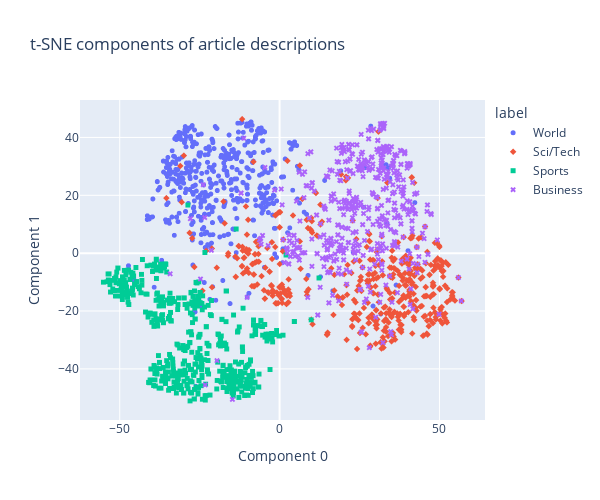

This figure's notebook cell:
### Markdown cell above
To get a sense of what our nearest neighbor recommender is doing, let's visualize the article embeddings. Although we can't plot the 2048 dimensions of each embedding vector, we can use techniques like [t-SNE](https://en.wikipedia.org/wiki/T-distributed_stochastic_neighbor_embedding) or [PCA](https://en.wikipedia.org/wiki/Principal_component_analysis) to compress the embeddings down into 2 or 3 dimensions, which we can chart.

Before visualizing the nearest neighbors, let's visualize all of the article descriptions using t-SNE. Note that t-SNE is not deterministic, meaning that results may vary from run to run.

### Code cell
# get embeddings for all article descriptions
embeddings = [embedding_from_string(string) for string in article_descriptions]
# compress the 2048-dimensional embeddings into 2 dimensions using t-SNE
tsne_components = tsne_components_from_embeddings(embeddings)
# get the article labels for coloring the chart
labels = df["label"].tolist()

chart_from_components(
    components=tsne_components,
    labels=labels,
    strings=article_descriptions,
    width=600,
    height=500,
    title="t-SNE components of article descriptions",
)

### Figure 1 — Plotly figure (JSON) as saved in the notebook; plotly's stock layout.template omitted (floating-point values rounded to 4 significant figures; data arrays with more than 128 entries replaced by an {"elided": "..."} marker saying what was removed)
{"data": [{"customdata": {"elided": "520x1 str values"}, "hovertemplate": "label=World<br>Component 0=%{x}<br>Component 1=%{y}<br>string=%{customdata[0]}<extra></extra>", "legendgroup": "World", "marker": {"color": "#636efa", "size": 5, "symbol": "circle"}, "mode": "markers", "name": "World", "showlegend": true, "type": "scattergl", "x": {"elided": "520 float values"}, "xaxis": "x", "y": {"elided": "520 float values"}, "yaxis": "y"}, {"customdata": {"elided": "478x1 str values"}, "hovertemplate": "label=Sci/Tech<br>Component 0=%{x}<br>Component 1=%{y}<br>string=%{customdata[0]}<extra></extra>", "legendgroup": "Sci/Tech", "marker": {"color": "#EF553B", "size": 5, "symbol": "diamond"}, "mode": "markers", "name": "Sci/Tech", "showlegend": true, "type": "scattergl", "x": {"elided": "478 float values"}, "xaxis": "x", "y": {"elided": "478 float values"}, "yaxis": "y"}, {"customdata": {"elided": "491x1 str values"}, "hovertemplate": "label=Sports<br>Component 0=%{x}<br>Component 1=%{y}<br>string=%{customdata[0]}<extra></extra>", "legendgroup": "Sports", "marker": {"color": "#00cc96", "size": 5, "symbol": "square"}, "mode": "markers", "name": "Sports", "showlegend": true, "type": "scattergl", "x": {"elided": "491 float values"}, "xaxis": "x", "y": {"elided": "491 float values"}, "yaxis": "y"}, {"customdata": {"elided": "511x1 str values"}, "hovertemplate": "label=Business<br>Component 0=%{x}<br>Component 1=%{y}<br>string=%{customdata[0]}<extra></extra>", "legendgroup": "Business", "marker": {"color": "#ab63fa", "size": 5, "symbol": "x"}, "mode": "markers", "name": "Business", "showlegend": true, "type": "scattergl", "x": {"elided": "511 float values"}, "xaxis": "x", "y": {"elided": "511 float values"}, "yaxis": "y"}], "layout": {"height": 500, "legend": {"title": {"text": "label"}, "tracegroupgap": 0}, "title": {"text": "t-SNE components of article descriptions"}, "width": 600, "xaxis": {"anchor": "y", "autorange": true, "domain": [0, 1], "range": [-62.43, 64.25], "title": {"text": "Component 0"}, "type": "linear"}, "yaxis": {"anchor": "x", "autorange": true, "domain": [0, 1], "range": [-57.67, 52.94], "title": {"text": "Component 1"}, "type": "linear"}}}
